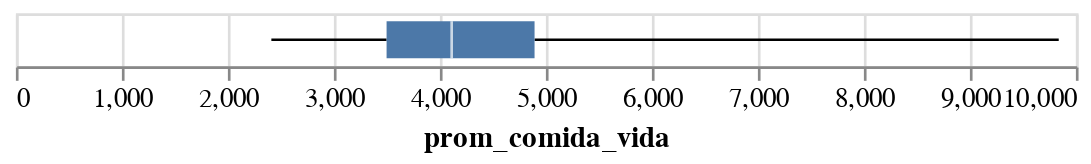

The cell this chart's notebook holds for it:
### Code cell
alt.Chart(new_dogs_data[new_dogs_data['prom_comida_vida'] != 'no data']).mark_boxplot(extent='min-max').encode(
    x='prom_comida_vida:Q'
)
